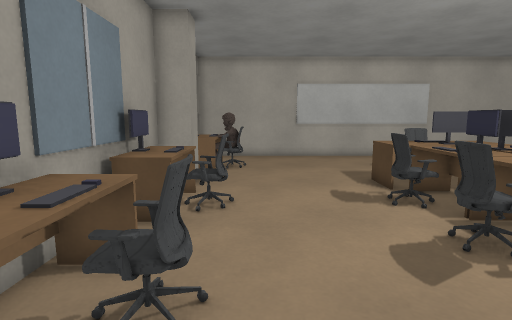
view 1 (above)

16 first-person views from a walk through a 3-D level made in the Godot game engine. The camera is 1.2 m above the floor, tilts 8° down and sees 80° across. The floor is counted in squares, 0.5 m on a side. Each view is taken from the middle of a square. On the plan, view 1 faces up. The plan holds only what a view shows up to about 19 squares ahead; the rest is blank. Surface patterns are stand-ins for the level's own textures.

view 2
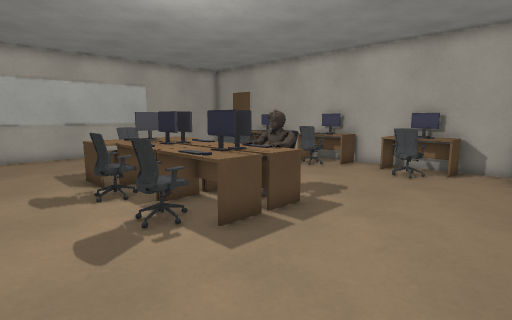

view 3
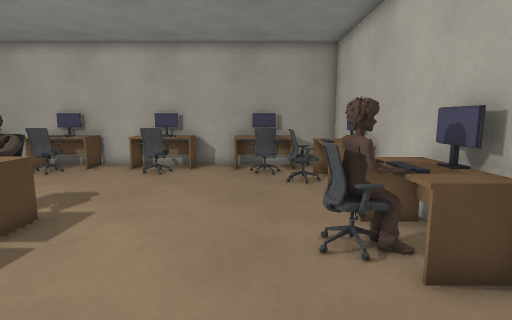

view 4
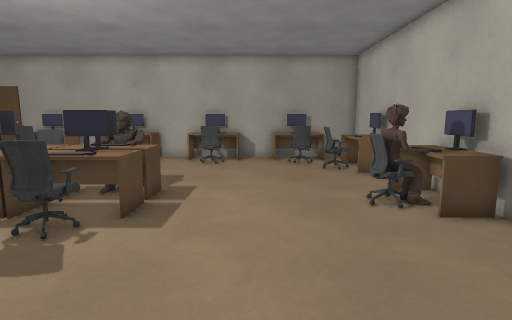

view 5
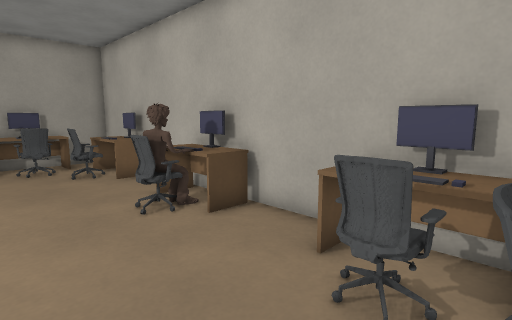

view 6
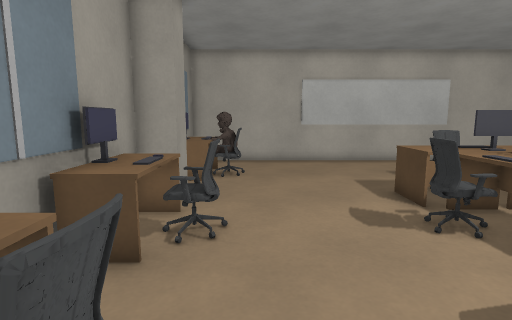

view 7
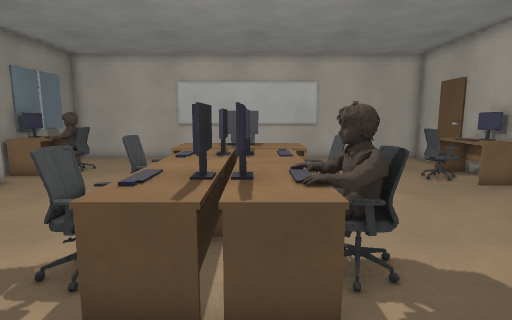

view 8
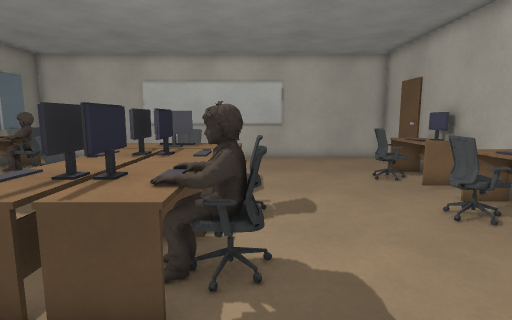

view 9
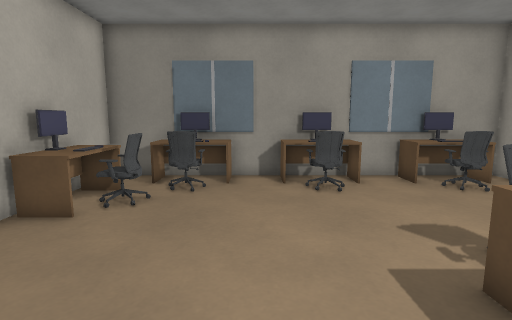

view 10
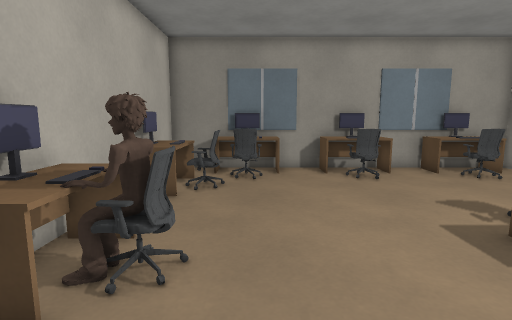

view 11
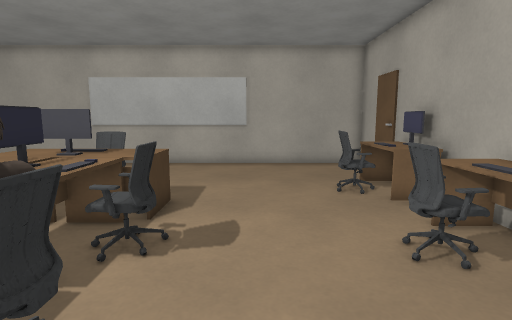

view 12
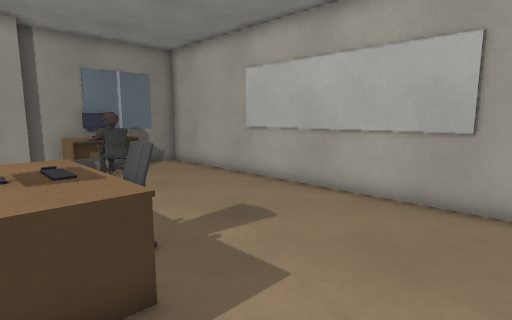

view 13
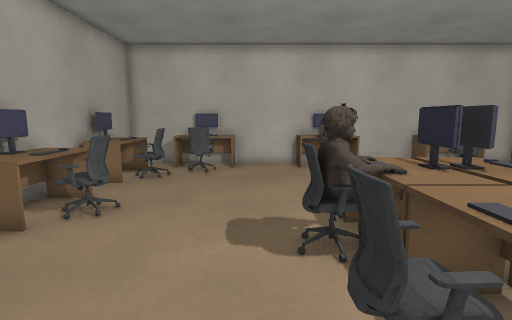

view 14
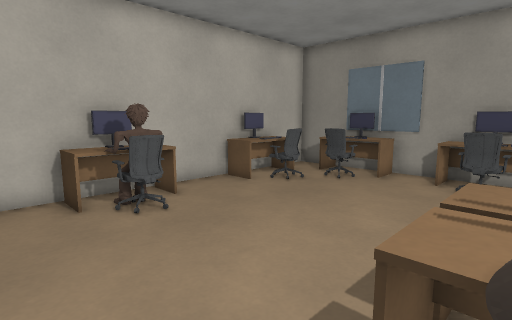

view 15
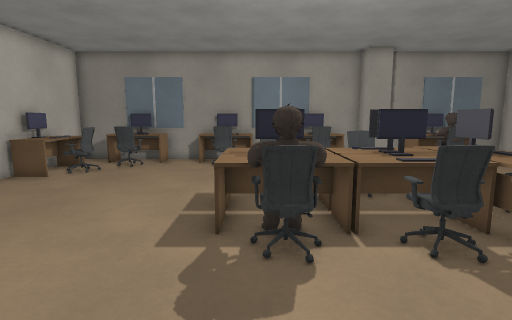

view 16
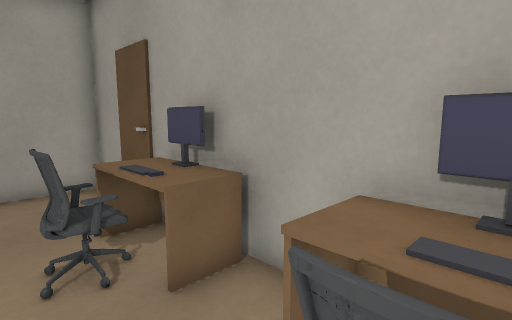

### Floor plan
Key: @ floor where view 1 was taken; # wall or solid block; x gap in a wall; . floor; D closed door; = window, fence, low wall or low ledge; ^ raised ledge; C chair; L column; O other object.
Columns run from 4 left of view 1 to 17 right of it. Each row starts with its distance up from view 1.
 19 #####################
 18 ##..................#
 17 ##..................D
 16 #^^.................D#
 15 #^OC................DD
 14 #^OC..............C^^#
 13 #=#.......CC......CO^#
 12 #L#......^CC^.....C^^#
 11 ###......^OO^....... #
 10 ##......x^^^^x......##
  9 #^^C....C^^^#C....C^^#
  8 #^OC....CO^^OC....CO^#
  7 #^^......^^^^......^^#
  6 ##......CO^^OC...... #
  5 #^^.....CC^^#C.....^^#
  4 #^#C......^^^.....C#^#
  3 #^OC..............CO^#
  2 #^^................^^#
  1 # .................. #
  0 #^^.@..............^^#
 -1 #^OC..............CO^#
 -2 #^^#CC....CC....CC#^^#
 -3 #^^^CC#...OO....CC^^^#
 -4 #^^^OO^..^OO^..^OO^^^#
 -5 ##^^^^####^^####^^^^^#

Positions as (right, up) in squares from view 1, and headings:
1: (0, 0), facing up
2: (1, -1), facing up-right
3: (1, -1), facing right
4: (-2, 1), facing right
5: (-1, 1), facing down-right
6: (0, 2), facing up
7: (7, 1), facing up
8: (9, 1), facing up
9: (9, 1), facing left
10: (11, -1), facing left
11: (11, 3), facing up
12: (12, 10), facing up-left
13: (10, 11), facing down
14: (10, 5), facing down-left
15: (14, 5), facing left
16: (13, 8), facing up-right
